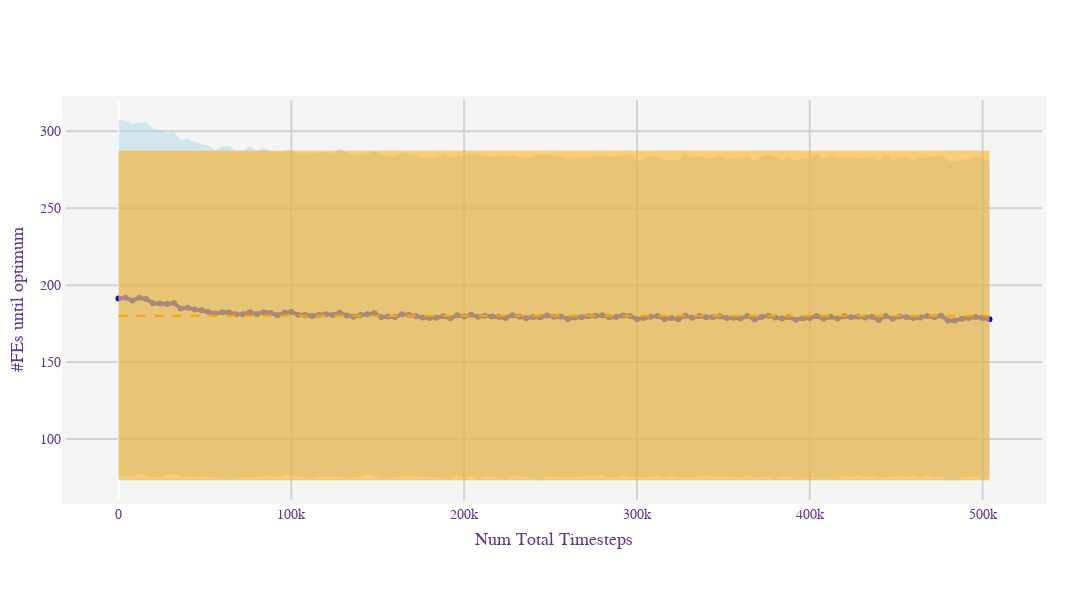
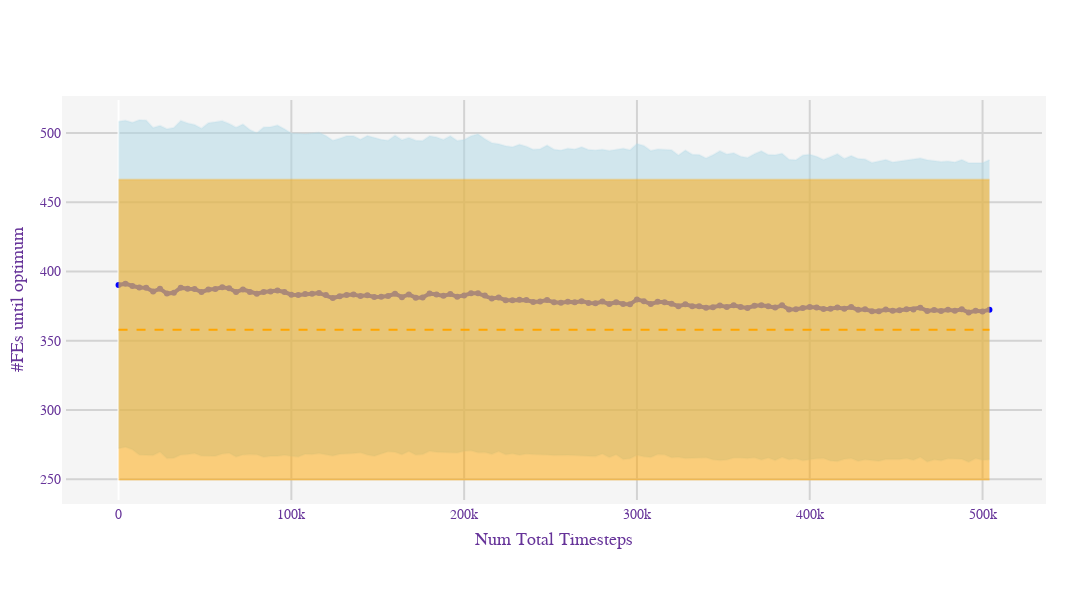

The cell these charts' notebook holds for them, in order:
### Code cell
for filter_expression in untyped_restricted_filter_expressions:
  matching_paths = visualize.print_matching(db_folder_path, filter_expression)
  digest = generate_digest(filter_expression)
  digest = digest[:8]
  new_db_path = os.path.join(merged_folder_path, digest)

  print(json.dumps(filter_expression, indent = 2))
  print("Num paths matched:", len(matching_paths))
  print("Filename:", digest)

  merge_seeds.merged_database(matching_paths, new_db_path)
  visualize.policy_performance(new_db_path, xaxis_choice = "num_total_timesteps", yaxis_choice = "num_function_evaluations")
